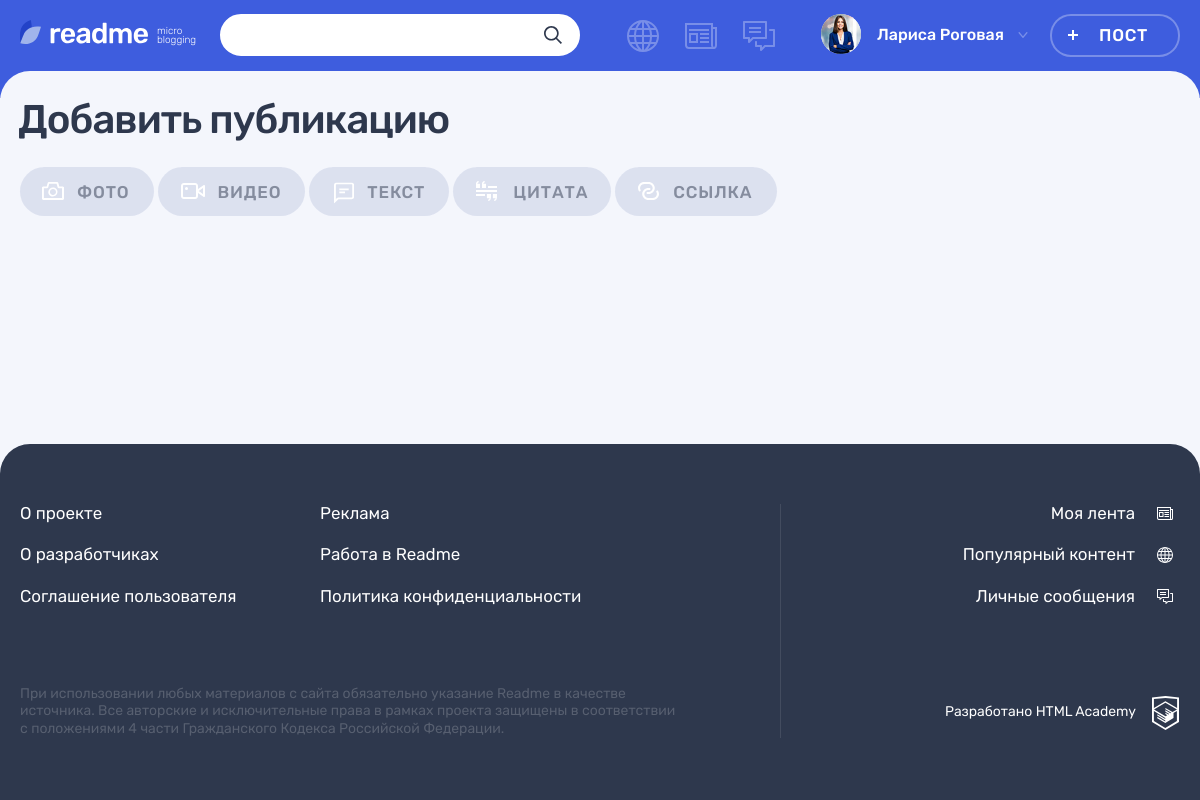
/add.php (signed in), run on the app's committed database.
### tables this page shows
CREATE TABLE content_type (
	id INT UNSIGNED AUTO_INCREMENT PRIMARY KEY,
	type_name VARCHAR(128) NOT NULL,
	class_name VARCHAR(128) NOT NULL,
	icon_width INT UNSIGNED NOT NULL,
	icon_height INT UNSIGNED NOT NULL
);

### helpers.php (called while the page is built, shortened)
<?php
function include_template($name, array $data = [])
{
    $name = 'templates/' . $name;
    extract($data);
    require $name;
    $result = ob_get_clean();
    return $result;
}

### classes/Database.php (called while the page is built, shortened)
<?php
class Database {
    private $mysqli;
    private function __construct()
    {
        $db_config = require_once('config/db.php');
        $db_config = array_values($db_config);
        $this->mysqli = new mysqli(...$db_config);
        $this->mysqli->set_charset('utf8');
    }
    public function select(string $sql, array $stmt_data = []): array
    {
        $stmt = $this->executeQuery($sql, $stmt_data);
        if (!$result = $stmt->get_result()) {
            http_response_code(500);
            exit;
        }
        return $result->fetch_all(MYSQLI_ASSOC);
    }
    public function executeQuery(string $sql, array $stmt_data = []): mysqli_stmt
    {
        $stmt = $this->getPrepareStmt($sql, $stmt_data);
        if (!$stmt->execute()) {
            http_response_code(500);
            exit;
        }
        return $stmt;
    }
    private function getPrepareStmt(string $sql, array $data): mysqli_stmt
    {
        if (!$stmt = $this->mysqli->prepare($sql)) {
            http_response_code(500);
            exit;
        }
        return $stmt;
    }
    public function getContentTypes(): array
    {
        $query = (new QueryBuilder())
            ->select(['id', 'type_name', 'class_name', 'icon_width', 'icon_height'])
            ->from('content_type');
        return $query->all();
    }
}

### config/db.php (called while the page is built)
<?php
return [
    'host' => 'localhost',
    'username' => 'root',
    'passwd' => '',
    'dbname' => 'readme'
];

### classes/QueryBuilder.php (called while the page is built, shortened)
<?php
class QueryBuilder {
    private $sql;
    public function select(array $columns, string $prefix = ''): QueryBuilder
    {
        if ($prefix) {
            array_walk($columns, 'add_prefix', $prefix);
        }
        $columns = implode(', ', $columns);
        $this->sql .= "SELECT $columns";
        return $this;
    }
    public function addSelect(array $columns, string $prefix = ''): QueryBuilder
    {
        $columns = implode(', ', $columns);
        $this->sql .= ", $columns";
        return $this;
    }
    public function from(string $table): QueryBuilder
    {
        $this->sql .= "\nFROM $table";
        return $this;
    }
    public function join(string $type, string $table, string $condition): QueryBuilder
    {
        $this->sql .= "\n$type JOIN $table ON $condition";
        return $this;
    }
    public function where(string $operator, string $operand1, string $operand2): QueryBuilder
    {
        $this->sql .= "\nWHERE $operand1 $operator $operand2";
        return $this;
    }
    public function andWhere(string $operator, string $operand1, string $operand2): QueryBuilder
    {
        $this->sql .= " AND $operand1 $operator $operand2";
        return $this;
    }
    public function getQuery(): string
    {
        $query = $this->sql;
        $this->sql = '';
        return $query;
    }
    public function all(array $stmt_data = []): array
    {
        return Database::getInstance()->select($this->getQuery(), $stmt_data);
    }
}

### functions.php (called while the page is built, shortened)
<?php
function esc(string $str): string {
    return htmlspecialchars($str);
}

### templates/add.php (the view, shortened to what this page needs)
<div class="page__main-section">
    <div class="container">
        <h1 class="page__title page__title--adding-post">Добавить публикацию</h1>
    </div>
    <div class="adding-post container">
        <div class="adding-post__tabs-wrapper tabs">
            <div class="adding-post__tabs filters">
                <ul class="adding-post__tabs-list filters__list tabs__list">
                    <?php foreach ($content_types as $type): ?>
                        <li class="adding-post__tabs-item filters__item">
                            <?php $classname = isset($_GET['tab']) && $_GET['tab'] === $type['class_name'] ? 'filters__button--active tabs__item--active' : ''; ?>
                            <?php $url = '/add.php?tab=' . esc($type['class_name']); ?>
                            <a class="adding-post__tabs-link filters__button filters__button--<?= esc($type['class_name']) ?> tabs__item button <?= $classname ?>" href="<?= $url ?>">
                                <svg class="filters__icon" width="<?= esc($type['icon_width']) ?>" height="<?= esc($type['icon_height']) ?>">
                                    <use xlink:href="#icon-filter-<?= esc($type['class_name']) ?>"></use>
                                </svg>
                                <span><?= esc($type['type_name']) ?></span>
                            </a>
                        </li>
                    <?php endforeach; ?>
                </ul>
            </div>
        </div>
    </div>
</div>

### css/main.css (style rules this page uses)
html { line-height:1.15;-webkit-text-size-adjust:100% }
body { margin:0 }
h1 { font-size:2em;margin:.67em 0 }
a { background-color:transparent }
body,html { width:100%;height:100%;min-width:1200px;margin:0;padding:0;font-family:rubik,arial,sans-serif;font-weight:400;font-style:normal;font-size:16px;line-height:1.15;color:#2e384d;-webkit-font-smoothing:antialiased;font-smoothing:antialiased;-webkit-box-sizing:border-box;box-sizing:border-box }
*,::after,::before { -webkit-box-sizing:inherit;box-sizing:inherit }
a { color:inherit;text-decoration:none;-webkit-transition:color .3s,opacity .3s;transition:color .3s,opacity .3s;cursor:pointer }
.container { width:1200px;margin-left:auto;margin-right:auto;padding-left:20px;padding-right:20px }
.button { padding:0;background:0 0;border:none;text-decoration:none;cursor:pointer;display:inline-block;font:inherit;text-align:center;word-break:break-word;word-wrap:wrap;overflow-wrap:break-word;-webkit-transition:color .3s,background-color .3s,border .3s,opacity .3s;transition:color .3s,background-color .3s,border .3s,opacity .3s;outline:0 }
.page { display:-webkit-box;display:-ms-flexbox;display:flex;-webkit-box-orient:vertical;-webkit-box-direction:normal;-ms-flex-direction:column;flex-direction:column;background-color:#3e5dde }
.page__main-section { background-color:#f4f6fc }
.page__title { margin-top:0;margin-left:-2px;font-size:40px;font-weight:500;letter-spacing:-1px }
.page__title--adding-post { margin-bottom:0 }
.filters { margin:0;padding:0;list-style:none }
.filters__list { margin:0;padding:0;list-style:none }
.filters__item { position:relative }
.filters__button { display:-webkit-box;display:-ms-flexbox;display:flex;-webkit-box-pack:center;-ms-flex-pack:center;justify-content:center;-webkit-box-align:center;-ms-flex-align:center;align-items:center;height:100%;font-size:17px;line-height:1;font-weight:500;text-transform:uppercase;color:rgba(46,56,77,.3);background-color:rgba(205,212,232,.6);border-radius:50% }
.filters__icon { fill:#2e384d;opacity:.2;-webkit-transition:fill .3s,opacity .3s;transition:fill .3s,opacity .3s }
.adding-post__tabs-link.filters__button .filters__icon,.search__tabs-link.filters__button .filters__icon { fill:#fff;opacity:1;top:50%;-webkit-transform:translateY(-50%);transform:translateY(-50%) }
.adding-post__tabs-link.filters__button--photo,.search__tabs-link.filters__button--photo { padding-right:24px;padding-left:57px }
.adding-post__tabs-link.filters__button--photo .filters__icon,.search__tabs-link.filters__button--photo .filters__icon { left:22px }
.adding-post__tabs-link.filters__button--video,.search__tabs-link.filters__button--video { padding-right:24px;padding-left:60px }
.adding-post__tabs-link.filters__button--video .filters__icon,.search__tabs-link.filters__button--video .filters__icon { left:23px }
.adding-post__tabs-link.filters__button--text,.search__tabs-link.filters__button--text { padding-right:24px;padding-left:58px }
.adding-post__tabs-link.filters__button--text .filters__icon,.search__tabs-link.filters__button--text .filters__icon { top:55%;left:25px }
.adding-post__tabs-link.filters__button--quote,.search__tabs-link.filters__button--quote { padding-right:23px;padding-left:60px }
.adding-post__tabs-link.filters__button--quote .filters__icon,.search__tabs-link.filters__button--quote .filters__icon { left:23px }
.adding-post__tabs-link.filters__button--link,.search__tabs-link.filters__button--link { padding-right:25px;padding-left:58px }
.adding-post__tabs-link.filters__button--link .filters__icon,.search__tabs-link.filters__button--link .filters__icon { left:23px }
.adding-post__tabs { display:-webkit-box;display:-ms-flexbox;display:flex;-webkit-box-align:center;-ms-flex-align:center;align-items:center;padding-top:23px;padding-bottom:17px }
.adding-post__tabs-list { margin:0;padding:0;list-style:none;display:-webkit-box;display:-ms-flexbox;display:flex;-webkit-box-align:start;-ms-flex-align:start;align-items:flex-start;-ms-flex-wrap:wrap;flex-wrap:wrap }
.adding-post__tabs-item { margin-right:4px;margin-bottom:15px }
.adding-post__tabs-link { padding-top:17px;padding-bottom:15px;letter-spacing:.85px;padding-right:36px;padding-left:60px;color:rgba(46,56,77,.5);border-radius:25px }
.adding-post__tabs-link .filters__icon { position:absolute }

### data on the page
content_type: icon_width 22 (drawn), type_name "ФОТО"
content_type: icon_width 24 (drawn), type_name "ВИДЕО"
content_type: icon_width 20 (drawn), type_name "ТЕКСТ"
content_type: icon_width 21 (drawn), type_name "ЦИТАТА"
content_type: icon_width 21 (drawn), type_name "ССЫЛКА"

### other printed values
$_SESSION['user']['login'] "Лариса Роговая"
